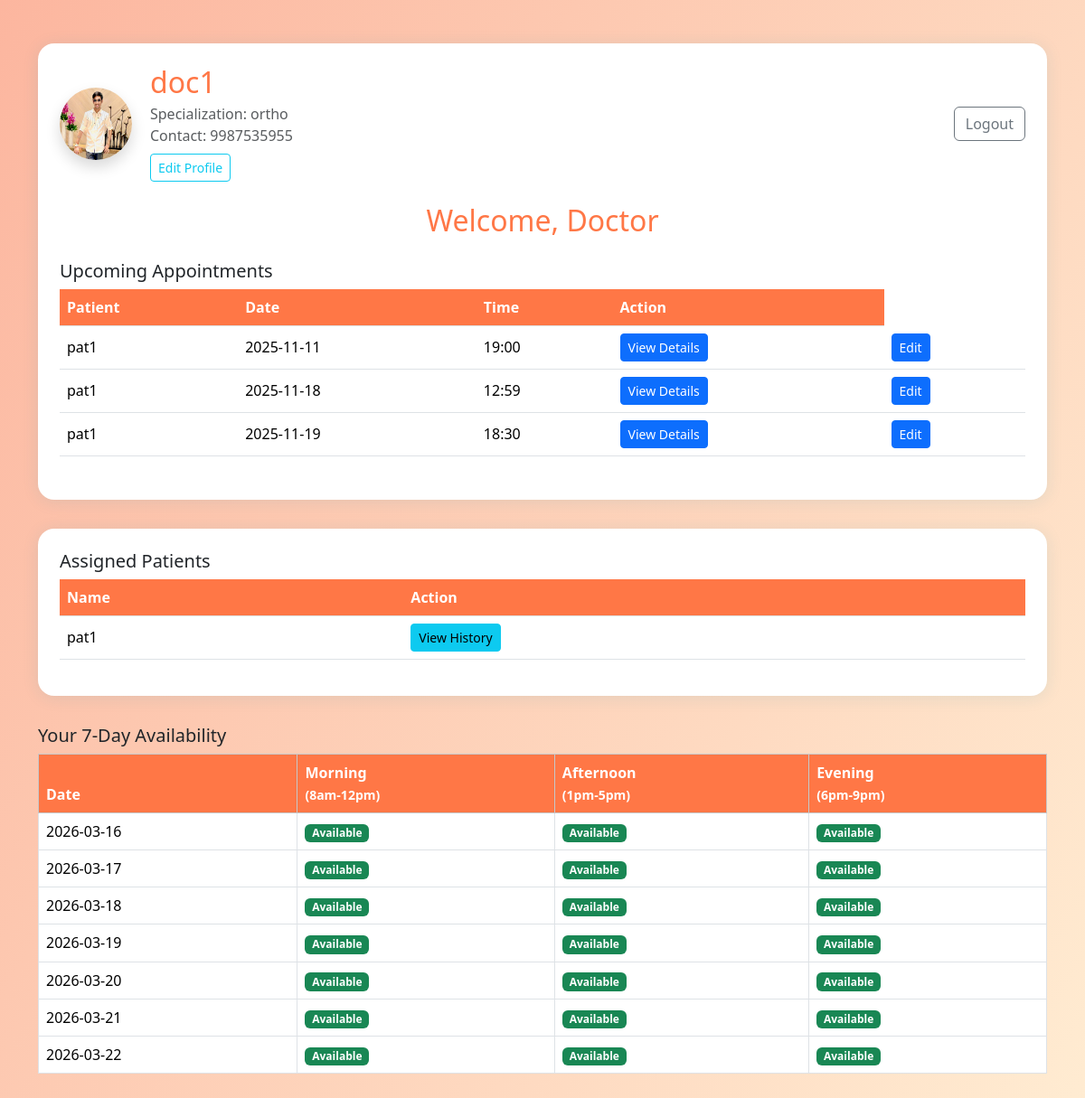
Page /doctor (signed in) on the earlier database version.
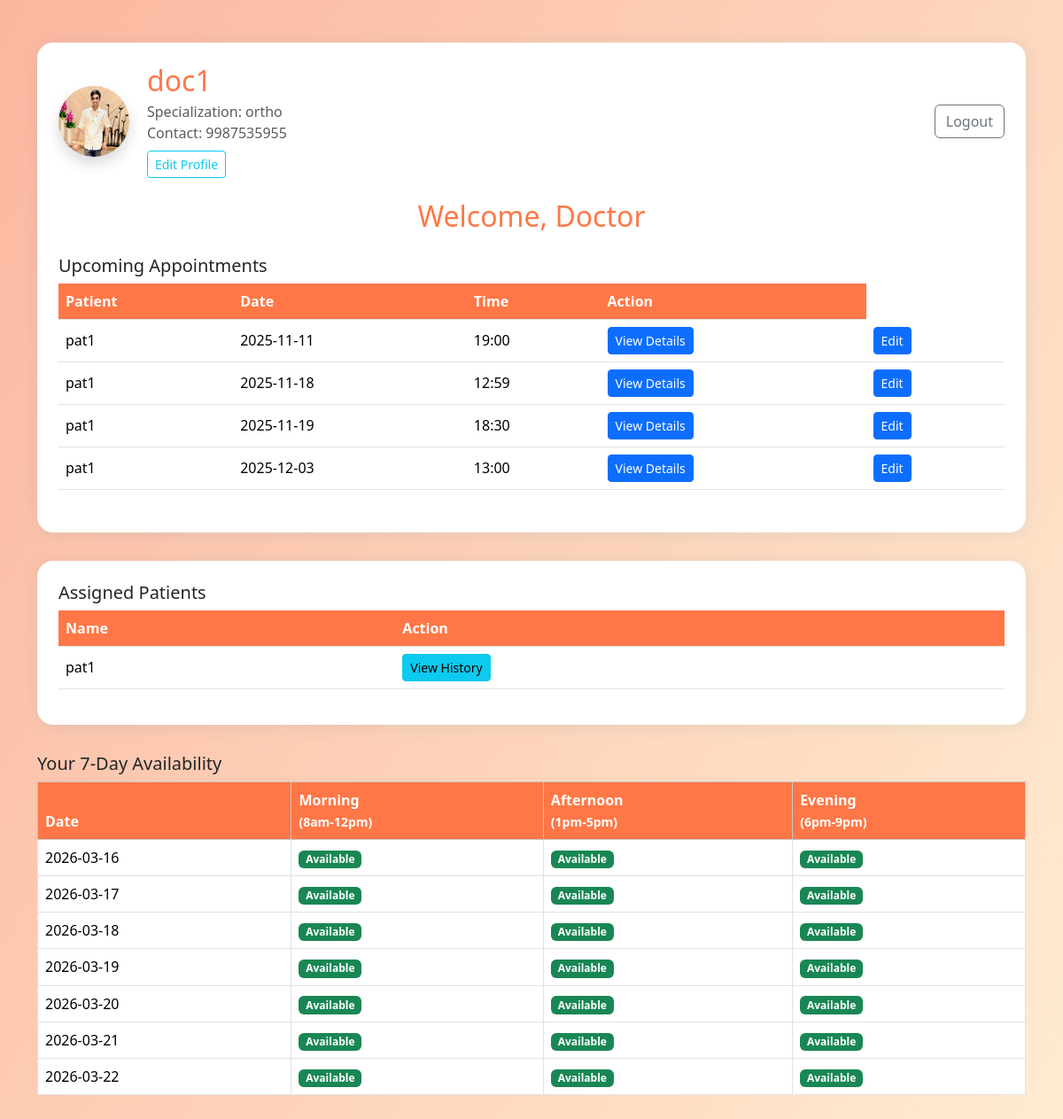
Same page on the later database version.
### tables this page shows
CREATE TABLE appointments (
    id INTEGER PRIMARY KEY AUTOINCREMENT,
    doctor_id INTEGER NOT NULL,
    patient_id INTEGER NOT NULL,
    date TEXT NOT NULL,
    time TEXT NOT NULL,
    status TEXT NOT NULL CHECK(status IN ('Booked', 'Completed', 'Cancelled')),
    diagnosis TEXT,
    prescription TEXT,
    notes TEXT,
    FOREIGN KEY (doctor_id) REFERENCES users(id),
    FOREIGN KEY (patient_id) REFERENCES users(id)
);

CREATE TABLE users (
    id INTEGER PRIMARY KEY AUTOINCREMENT,
    username TEXT UNIQUE NOT NULL,
    password TEXT NOT NULL,
    role TEXT NOT NULL CHECK(role IN ('admin', 'doctor', 'patient'))
);

CREATE TABLE patients (
    id INTEGER PRIMARY KEY,  -- links to users.id
    name TEXT NOT NULL,
    contact TEXT
, age INTEGER, pfp TEXT);

### app.py (the view)
@app.route('/doctor')
def doctor_dashboard():
    if 'user_id' not in session or session.get('role') != 'doctor':
        return redirect(url_for('login'))
    user_id = session['user_id']
    db = get_db()
    doctor = db.execute('SELECT name, specialization, contact, photo FROM doctors WHERE id = ?', (user_id,)).fetchone()
    doctor_name = doctor[0] if doctor else ''
    doctor_spec = doctor[1] if doctor else ''
    doctor_contact = doctor[2] if doctor else ''
    doctor_pfp = doctor[3] if (doctor and len(doctor) > 3) else None
    appointments = db.execute('''
        SELECT a.id, u.username as patient_name, a.date, a.time
        FROM appointments a
        JOIN users u ON a.patient_id = u.id
        WHERE a.doctor_id = ? AND a.status = 'Booked'
        ORDER BY a.date, a.time
    ''', (user_id,)).fetchall()
    appointments = [dict(id=r[0], patient_name=r[1], date=r[2], time=r[3]) for r in appointments]
    today_str = date.today().isoformat()
    next_week = [(date.today() + timedelta(days=offset)).isoformat() for offset in range(7)]
    availabilities = db.execute(
        '''
        SELECT date, slot_morning, slot_afternoon, slot_evening
        FROM availabilities
        WHERE doctor_id=? AND date IN ({})
        ORDER BY date ASC
        '''.format(",".join("?"*len(next_week))),
        (user_id, *next_week)
    ).fetchall()
    avail_dict = {r[0]: r[1:] for r in availabilities}
    slots_display = []
    for d in next_week:
        slots = avail_dict.get(d, ("available", "available", "available"))
        slots_display.append((d, *slots))
    patients = db.execute('''
        SELECT DISTINCT p.id, p.name
        FROM patients p
        JOIN appointments a ON a.patient_id = p.id
        WHERE a.doctor_id = ?
    ''', (user_id,)).fetchall()
    patients = [dict(id=r[0], name=r[1]) for r in patients]
    return render_template('doctor_dashboard.html',
        doctor_name=doctor_name, doctor_spec=doctor_spec, doctor_contact=doctor_contact,
        doctor_pfp=doctor_pfp,
        appointments=appointments, patients=patients,slots_display=slots_display
    )

### app.py (called while the page is built)
def get_db():
    db = getattr(g, '_database', None)
    if db is None:
        db = g._database = sqlite3.connect(DATABASE)
    return db

@app.teardown_appcontext
def close_connection(exception):
    db = getattr(g, '_database', None)
    if db is not None:
        db.close()

### templates/doctor_dashboard.html (shortened to what this page needs)
<!doctype html>
<html lang="en">
<head>
    <link href="https://cdn.jsdelivr.net/npm/bootstrap@5.3.2/dist/css/bootstrap.min.css" rel="stylesheet">
</head>
<body>
    <div class="container py-5">
        <div class="dashboard-card p-4 bg-white">
            <div class="d-flex align-items-center mb-4" style="gap:20px;">
                <img src="{% if doctor_pfp %}/static/doctor_pfps/{{ doctor_pfp }}{% else %}https://ui-avatars.com/api/?name={{ doctor_name | urlencode }}&background=7e57c2&color=fff&size=80{% endif %}"
                    class="rounded-circle shadow" width="80" height="80" alt="Profile">
                <div>
                    <h2 class="mb-1">{{ doctor_name }}</h2>
                    <div class="text-muted">Specialization: {{ doctor_spec }}</div>
                    <div class="text-muted">Contact: {{ doctor_contact }}</div>
                    <a href="{{ url_for('doctor_edit_profile') }}" class="btn btn-sm btn-outline-info mt-2">Edit Profile</a>
                </div>
                <a href="{{ url_for('logout') }}" class="btn btn-outline-secondary ms-auto">Logout</a>
            </div>
            <h2 class="text-center mb-4">Welcome, Doctor</h2>
            <h5>Upcoming Appointments</h5>
            <table class="table table-hover align-middle mb-4">
                <thead>
                    <tr>
                        <th>Patient</th>
                        <th>Date</th>
                        <th>Time</th>
                        <th>Action</th>
                    </tr>
                </thead>
                <tbody>
                    {% for appt in appointments %}
                    <tr>
                        <td>{{ appt['patient_name'] }}</td>
                        <td>{{ appt['date'] }}</td>
                        <td>{{ appt['time'] }}</td>
                        <td><a href="{{ url_for('doctor_appointment_detail', appt_id=appt['id']) }}" class="btn btn-primary btn-sm">View Details</a>
</td>
                    <td>
    <a href="{{ url_for('doctor_appointment_detail', appt_id=appt.id) }}" class="btn btn-sm btn-primary">Edit</a>
  </td>
                    </tr>
                    {% endfor %}
                </tbody>
            </table>
        </div>
        <div class="dashboard-card p-4 bg-white">
            <h5>Assigned Patients</h5>
            <table class="table table-hover align-middle">
                <thead>
                    <tr>
                        <th>Name</th>
                        <th>Action</th>
                    </tr>
                </thead>
                <tbody>
                    {% for patient in patients %}
                    <tr>
                        <td>{{ patient['name'] }}</td>
                        <td><a href="{{ url_for('doctor_patient_history', patient_id=patient['id']) }}" class="btn btn-info btn-sm">View History</a>
</td>
                    </tr>
                    {% endfor %}
                </tbody>
            </table>
        </div>
         <h5 class="mt-4">Your 7-Day Availability</h5>
<table class="table table-bordered">
  <thead class="table-light">
    <tr>
      <th>Date</th>
      <th>Morning<br><small>(8am-12pm)</small></th>
      <th>Afternoon<br><small>(1pm-5pm)</small></th>
      <th>Evening<br><small>(6pm-9pm)</small></th>
    </tr>
  </thead>
  <tbody>
    {% for row in slots_display %}
    <tr>
      <td>{{ row[0] }}</td>
      <td>
        {% if row[1]=="available" %}
          <span class="badge bg-success">Available</span>
        {% else %}
          <span class="badge bg-danger">Unavailable</span>
        {% endif %}
      </td>
      <td>
        {% if row[2]=="available" %}
          <span class="badge bg-success">Available</span>
        {% else %}
          <span class="badge bg-danger">Unavailable</span>
        {% endif %}
      </td>
      <td>
        {% if row[3]=="available" %}
          <span class="badge bg-success">Available</span>
        {% else %}
          <span class="badge bg-danger">Unavailable</span>
        {% endif %}
      </td>
    </tr>
    {% endfor %}
  </tbody>
</table>
    </div>
</body>
</html>

Differences in the rows shown:
added appointments: patient_name "pat1", date "2025-12-03", time "13:00"
